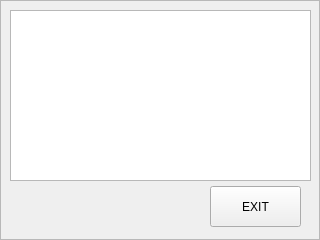
<?xml version="1.0" encoding="UTF-8"?>
<ui version="4.0">
 <class>paycheck</class>
 <widget class="QFrame" name="paycheck">
  <property name="geometry">
   <rect>
    <x>0</x>
    <y>0</y>
    <width>320</width>
    <height>240</height>
   </rect>
  </property>
  <property name="windowTitle">
   <string>Frame</string>
  </property>
  <property name="frameShape">
   <enum>QFrame::StyledPanel</enum>
  </property>
  <property name="frameShadow">
   <enum>QFrame::Raised</enum>
  </property>
  <widget class="QPushButton" name="pushButton">
   <property name="geometry">
    <rect>
     <x>210</x>
     <y>186</y>
     <width>91</width>
     <height>41</height>
    </rect>
   </property>
   <property name="text">
    <string>EXIT</string>
   </property>
  </widget>
  <widget class="QTextBrowser" name="textBrowser">
   <property name="geometry">
    <rect>
     <x>10</x>
     <y>10</y>
     <width>301</width>
     <height>171</height>
    </rect>
   </property>
  </widget>
 </widget>
 <resources/>
 <connections/>
</ui>
